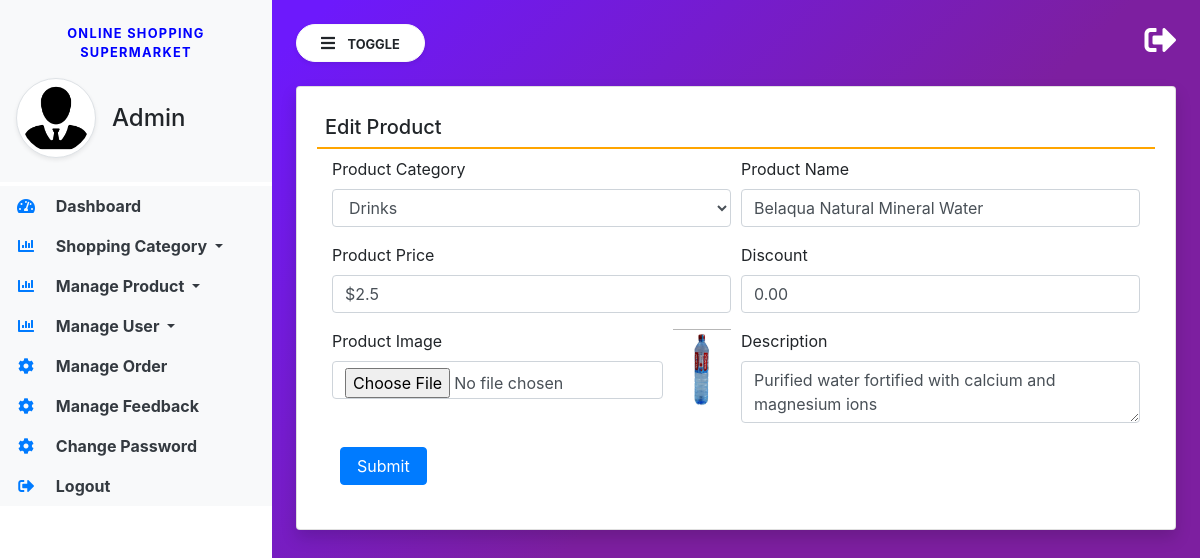
The page /edit-product/2/ on the database as committed earlier.
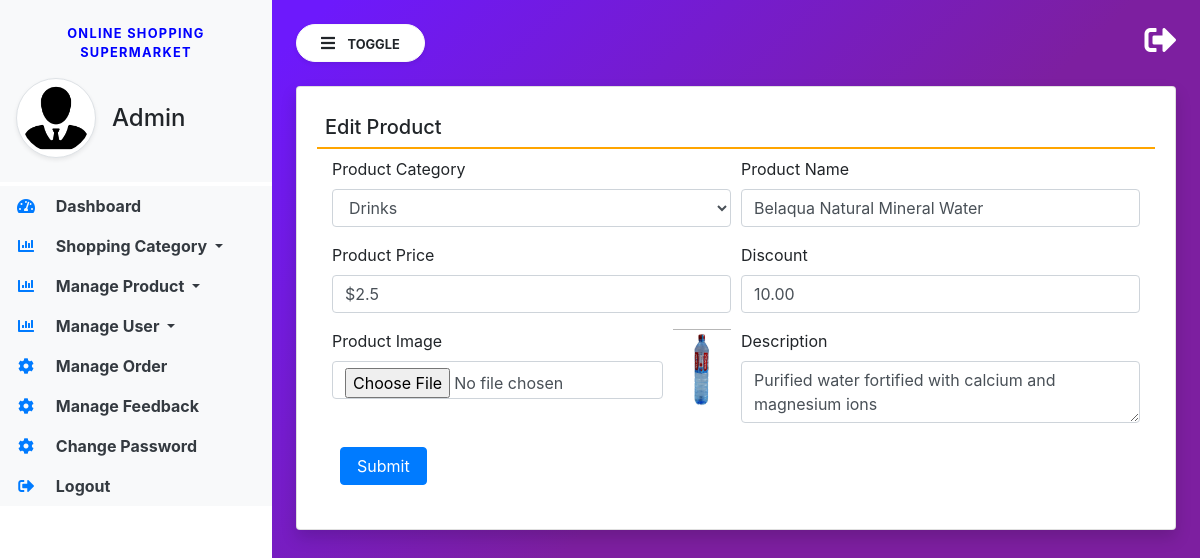
The same page on the database as committed later.
### groceryapp/models.py (models this page shows, shortened)
class Product(models.Model):
    category = models.ForeignKey(Category, on_delete=models.CASCADE, null=True, blank=True)
    name = models.CharField(max_length=100, null=True, blank=True)
    image = models.FileField(null=True, blank=True)
    description = models.TextField(null=True, blank=True)
    price = models.CharField(max_length=100, null=True, blank=True)
    discount = models.CharField(max_length=100, null=True, blank=True)
    updated = models.DateTimeField(auto_now=True)
    created = models.DateTimeField(auto_now_add=True)

class Category(models.Model):
    name = models.CharField(max_length=100, null=True, blank=True)
    created = models.DateTimeField(auto_now_add=True)

### groceryapp/views.py (the view, shortened to what this page needs)
# urls.py: path('edit-product/<int:pid>/', edit_product, name="edit_product"),
def edit_product(request, pid):
    product = Product.objects.get(id=pid)
    category = Category.objects.all()
    return render(request, 'edit_product.html', locals())

### groceryapp/templates/edit_product.html (shortened to what this page needs)
{% extends 'admin_base.html' %}
{% block main %}
<div class="card shadow">
    <div class="card-body">
        <h5 class="p-2" style="border-bottom: 2px solid orange;">Edit Product</h5>
        <div class="container-fluid">
            <form action="" method="post" enctype="multipart/form-data">
                <div class="form-row">
                    <div class="col-sm-6">
                        <div class="form-group">
                            <label>Product Category</label>
                            <select name="category" class="form-control" required>
                                {% for i in category %}
                                <option value="{{i.id}}" {% if i.id == product.category.id %}selected{% endif %}>{{i.name}}</option>
                                {% endfor %}
                            </select>
                        </div>
                    </div>
                    <div class="col-sm-6">
                        <div class="form-group">
                            <label>Product Name</label>
                            <input type="text" name="name" class="form-control" value="{{product.name}}" placeholder="Category Name">
                        </div>
                    </div>
                    <div class="col-sm-6">
                        <div class="form-group">
                            <label>Product Price</label>
                            <input type="text" name="price" class="form-control" value="{{product.price}}" placeholder="Product Price">
                        </div>
                    </div>
                    <div class="col-sm-6">
                        <div class="form-group">
                            <label>Discount</label>
                            <input type="text" name="discount" class="form-control" value="{{product.discount}}" placeholder="Apply Discount">
                        </div>
                    </div>
                    <div class="col-sm-5">
                        <div class="form-group">
                            <label>Product Image</label>
                            <input type="file" name="image" class="form-control">
                        </div>
                    </div>
                    <div class="col-sm-1">
                        <img src="{{product.image.url}}" style="width:100%;height:80px">
                    </div>
                    <div class="col-sm-6">
                        <div class="form-group">
                            <label>Description</label>
                            <textarea name="desc" class="form-control" placeholder="write description here">{{product.description}}</textarea>
                        </div>
                    </div>
                </div>
                <input type="submit" value="Submit" class="m-2 px-3 btn btn-primary">
            </form>
        </div>
    </div>
</div>
{% endblock %}

Rows that differ between the two databases and show on the page:
changed Product "Belaqua Natural Mineral Water": discount "0.00" → "10.00"
